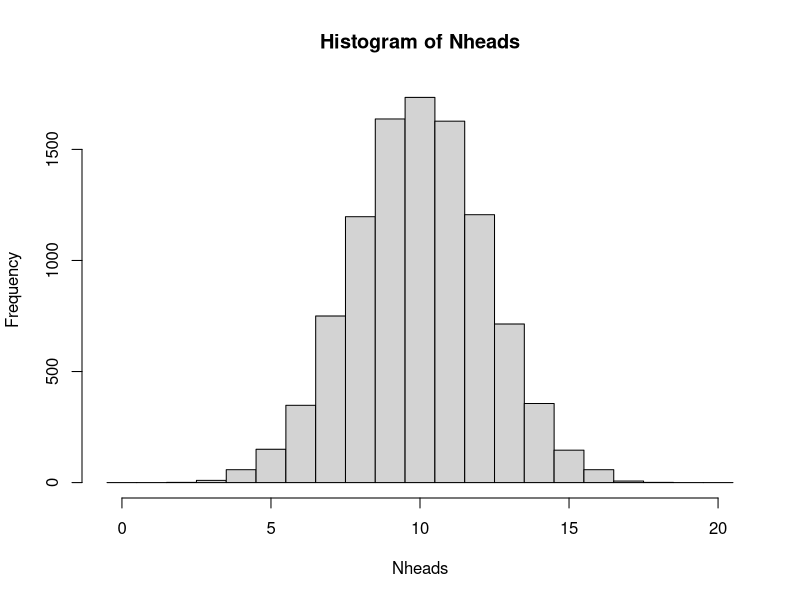
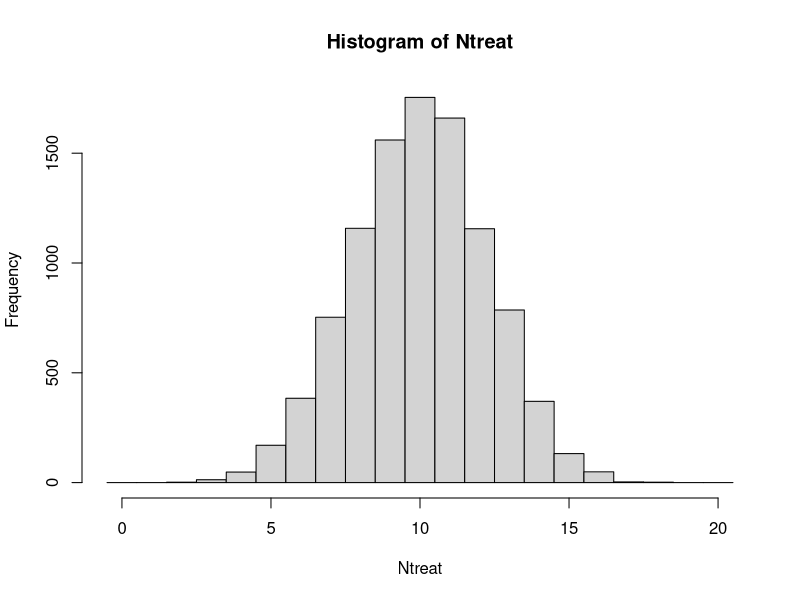
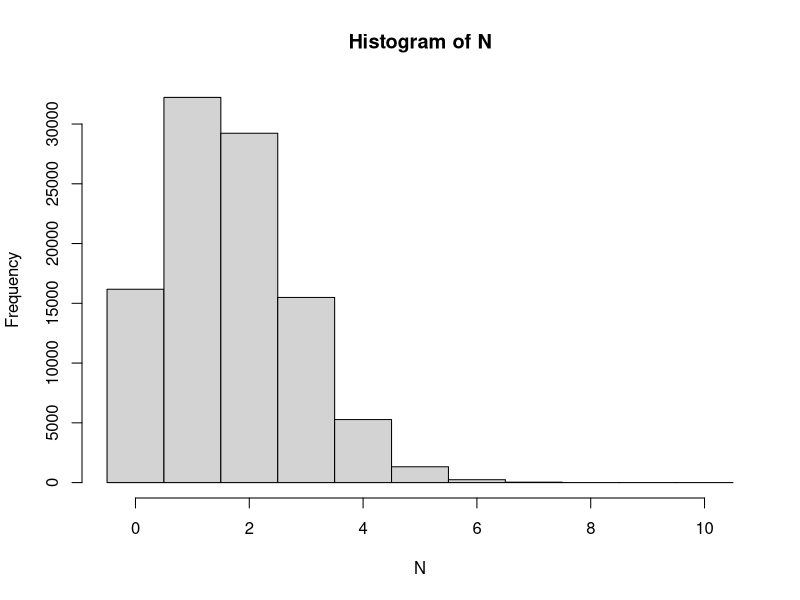
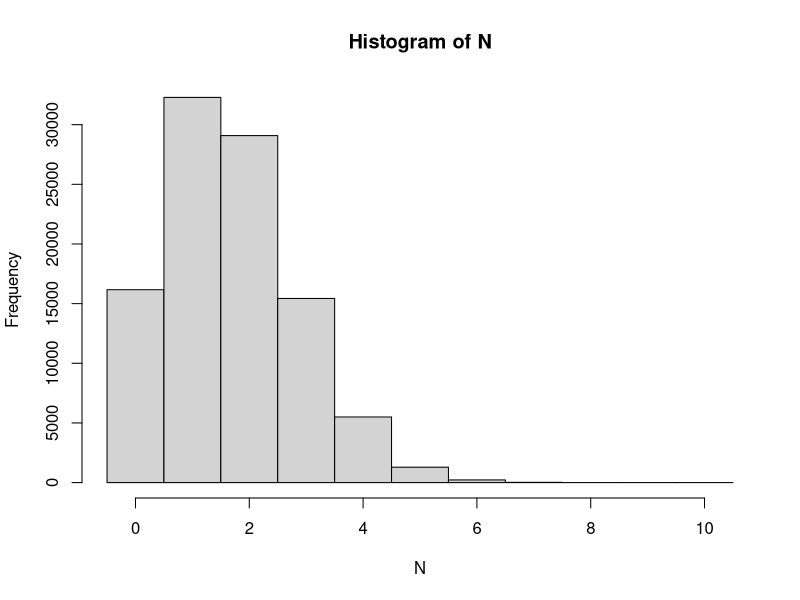
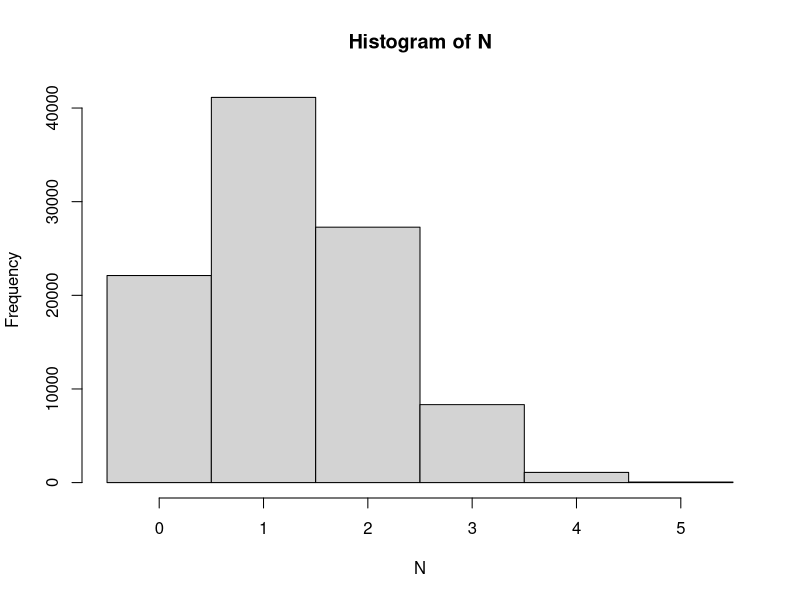

R code for these plots, in order:
## ---- chunk 1
options(digits=2)
## ---- chunk 2
## A single coin toss
sample(c("H", "T"), size=1)
## Another coin toss
sample(c("H", "T"), size=1)

## 20 independent coin tosses
(coins <- sample(c("H", "T"), size=20, replace=TRUE))
## How many heads did we get in these particular 20 draws?
sum(coins == "H")

## The simulation is about repeating this (20 random draws and summing up the number of heads) many times. To do it 10000 times;
Nheads <- replicate(10000, {
  coins <- sample(c("H", "T"), size=20, replace=TRUE)
  sum(coins == "H")
})
## ---- chunk 3
## Number of times of the 10000 with exactly 15 heads
sum(Nheads==15)
## divide by 10000 to get the probability
sum(Nheads==15)/10000
## or compute using mean (why does this work?)
mean(Nheads==15)
## ---- chunk 4
mean(Nheads<7)
## ---- chunk 5
## plot the distribution and read the graph
hist(Nheads, breaks=0:21-0.5)

## or tabulate
table(Nheads)
## ---- chunk 6
## probability of 15 heads or more
mean(Nheads>=15)
## ---- chunk 7
mean(Nheads<=2)
sum(Nheads<=2)
## with this low number of observations, more repeats is required to get a more accurate answer

Nheads <- replicate(1000000, {
  coins <- sample(c("H", "T"), size=20, replace=TRUE)
  sum(coins == "H")
})
sum(Nheads<=2)
mean(Nheads<=2)
## ---- chunk 8
## Randomization for a single patient
sample(c("T", "C"), size=1)

## Randomize 20 independent patients
(patients <- sample(c("T", "c"), size=20, replace=TRUE))
## How many patients are assigned to treatment group?
sum(patients == "T")

## Simulate by repeating 10000 times
Ntreat <- replicate(10000, {
  patients <- sample(c("T", "C"), size=20, replace=TRUE)
  sum(patients == "T")
})
## ---- chunk 9
## Proportion of the 10000 repeats with exactly 15 T
mean(Ntreat==15)
## ---- chunk 10
mean(Ntreat<7)
## ---- chunk 11
## plot the distribution and read the graph
hist(Ntreat, breaks=0:21-0.5)

## or tabulate
table(Ntreat)
## ---- chunk 12
## probability of 15 T or more
mean(Ntreat>=15)
## ---- chunk 13
mean(Ntreat<=2)
sum(Ntreat<=2)
## with this low number of observations, more repeats is required to get a more accurate answer
  
Ntreat <- replicate(1000000, {
  patients <- sample(c("T", "C"), size=20, replace=TRUE)
  sum(patients == "T")
})
sum(Ntreat<=2)
mean(Ntreat<=2)
## ---- chunk 14
##Simulate thowing 10 dice and counting the number of sixes.
N <- replicate(100000, sum(sample(1:6, size=10, replace=TRUE)==6))
table(N)
##The probability mass function
table(N)/length(N)
hist(N, breaks=(0:11)-0.5)
## ---- chunk 15
sum(N>=5)
sum(N>=5)/length(N)
mean(N>=5)
## ---- chunk 16
mean(N==2)
## ---- chunk 17
mean(N)
10*1/6
## ---- chunk 18
##Simulate picking 10 colonies and counting the number of antibiotic resistant ones.
N <- replicate(100000, sum(sample(1:6, size=10, replace=TRUE)==6))
table(N)
##The probability mass function
table(N)/length(N)
hist(N, breaks=(0:11)-0.5)
## ---- chunk 19
sum(N>=5)
sum(N>=5)/length(N)
mean(N>=5)
## ---- chunk 20
mean(N==2)
## ---- chunk 21
mean(N)
10*1/6
## ---- chunk 22
N <- replicate(100000, sum(sample(rep(0:1, c(39,13)), size=5)))
hist(N, breaks=(0:6)-.5)
## P(N==5)
mean(N==5)
## ---- chunk 23
## Solution using 100 replicates
x <- replicate(100, sum(sample(c(0,0,0,0,0,0,0,1,1,1), size=3, replace=TRUE)))
table(x)
mean(x==0)
## Solution using 1000 replicates
x <- replicate(1000, sum(sample(c(0,0,0,0,0,0,0,1,1,1), size=3, replace=TRUE)))
table(x)
mean(x==0)
## Solution using 100000 replicates
x <- replicate(100000, sum(sample(c(0,0,0,0,0,0,0,1,1,1), size=3, replace=TRUE)))
table(x)
mean(x==0)
## ---- chunk 24
## Solution using 100000 replicates
x <- replicate(100000, sum(sample(rep(c(0, 1), c(14, 6)), size=3, replace=FALSE)))
table(x)
mean(x==0)
## ---- chunk 25
## Solution using 100000 replicates
x <- replicate(100000, sum(sample(rep(c(0, 1), c(140, 60)), size=3, replace=FALSE)))
table(x)
mean(x==0)
## ---- chunk 26
## 1.6 Solution using the Binomial distribution
pbinom(0, 3, 0.3)

## 1.7 Solution using the hypergeometric distribution
phyper(0, 6, 20-6, 3)

## 1.8 Solution using the hypergeometric distribution
phyper(0, 60, 200-60, 3)
## ---- chunk 27
phyper(20, 200, 20000-200, 1000, lower.tail=FALSE)
## ---- chunk 28
x <- replicate(100000, {x<-sample(1:5, 3); y<-sample(1:5,3); length(intersect(x,y))})
table(x)

dhyper(0:3, 3, 2, 3)
## ---- chunk 29
n <- 10000
p <- 3/100000
ppois(0, n*p)
## ---- chunk 30
ppois(1, n*p, lower.tail=FALSE)
